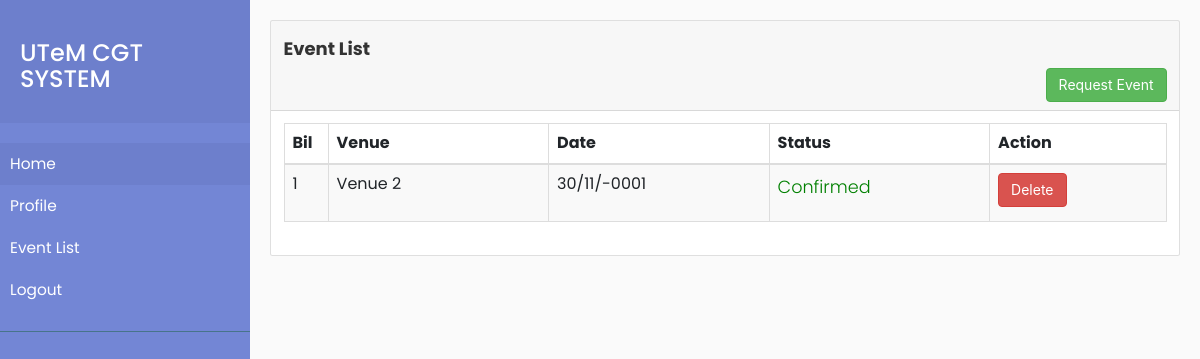
Page /dashboard.php on the committed database.
### tables this page shows
CREATE TABLE `system_settings` (
  `id` int(30) NOT NULL,
  `name` text NOT NULL,
  `email` varchar(200) NOT NULL,
  `contact` varchar(20) NOT NULL,
  `cover_img` text NOT NULL,
  `about_content` text NOT NULL
);

CREATE TABLE `venue_booking` (
  `id` int(30) NOT NULL,
  `name` text NOT NULL,
  `address` text NOT NULL,
  `email` varchar(100) NOT NULL,
  `contact` varchar(100) NOT NULL,
  `venue_id` int(30) NOT NULL,
  `date` date NOT NULL,
  `time` varchar(20) NOT NULL,
  `datetime` datetime NOT NULL,
  `status` tinyint(1) NOT NULL DEFAULT 0 COMMENT '0-for verification,1=confirmed,2=canceled'
);

CREATE TABLE `venue` (
  `id` int(30) NOT NULL,
  `venue` text NOT NULL,
  `address` text NOT NULL,
  `description` text NOT NULL,
  `rate` float NOT NULL
);

### dashboard.php (the view, shortened to what this page needs)
<?php
include('admin/db_connect.php');
$sysName = "SELECT * FROM system_settings LIMIT 1";
$rslt = $conn->query($sysName);
if($rslt->num_rows>0){
    while($row = $rslt->fetch_assoc()){
        $systemName = $row["name"];
    }
}
?>
<html>
    <head>
        <link href="//maxcdn.bootstrapcdn.com/bootstrap/3.3.0/css/bootstrap.min.css" rel="stylesheet" id="bootstrap-css">
        <?php
        include('header.php');
        ?>
        <link rel="stylesheet" href="https://maxcdn.bootstrapcdn.com/bootstrap/3.3.7/css/bootstrap.min.css">
        <link rel="stylesheet" href="style.css">
    </head>
    <body>
        <div class="wrapper">
            <nav id="sidebar">
                <div class="sidebar-header">
                    <h3><?php echo $systemName ?></h3>
                </div>
                <ul class="list-unstyled components">
                    <li class="active">
                        <a href="index.php">Home</a>
                    </li>
                    <li>
                        <a href="dashboard.php">Profile</a>
                    </li>
                    <li>
                        <a href="#">Event List</a>
                    </li>
                    <li>
                        <a href="logout.php">Logout</a>
                    </li>
                </ul>
                <ul class="list-unstyled CTAs">
                </ul>
            </nav>
            <div id="content">
                <div class="card">
                    <div class="card-header">
                        <h4><b>Event List</b></h4>
                        <div class="float-right">
                            <a href="addEvent.php" class="btn btn-success">Request Event</a>
                        </div>
                    </div>
                    <div class="card-body">
                        <table id="example" class="table table-striped table-bordered" style="width:100%">
                            <thead>
                                <tr>
                                    <th width="5%">Bil</th>
                                    <th width="25%">Venue</th>
                                    <th width="25%">Date</th>
                                    <th width="25%">Status</th>
                                    <th>Action</th>
                                </tr>
                            </thead>
                            <tbody>
                                <?php
                                $i = 0;
                                $venue = "SELECT *, a.id AS venid FROM venue_booking AS a INNER JOIN venue AS b ON a.venue_id = b.id";
                                $vrslt = $conn->query($venue);
                                if($vrslt->num_rows>0){
                                    while($vrow = $vrslt->fetch_assoc()){
                                        $i++;
                                        $venId = $vrow["venid"];
                                        $location = $vrow["venue"];
                                        $duration = date('d/m/Y', strtotime($vrow["date"]));
                                        ?>
                                        <tr>
                                            <td><?php echo $i ?></td>
                                            <td><?php echo $location ?></td>
                                            <td><?php echo $duration ?></td>
                                            <td>
                                                <?php
                                                if($stat = 1){
                                                    ?>
                                                    <p style="color: green;">Confirmed</p>
                                                    <?php
                                                }
                                                ?>
                                            </td>
                                            <td>
                                                <a href="deleteProcess.php?id=<?php echo $venId ?>" class="btn btn-danger">Delete</a>
                                            </td>
                                        </tr>
                                        <?php
                                    }
                                }
                                ?>
                            </tbody>
                        </table>
                    </div>
                </div>
            </div>
        </div>
    </body>
</html>

### style.css (style rules this page uses)
body { font-family: 'Poppins', sans-serif; background: #fafafa; }
p { font-family: 'Poppins', sans-serif; font-size: 1.1em; font-weight: 300; line-height: 1.7em; color: #999; }
a, a:hover, a:focus { color: inherit; text-decoration: none; transition: all 0.3s; }
.wrapper { display: flex; align-items: stretch; }
#sidebar { min-width: 250px; max-width: 250px; background: #7386D5; color: #fff; transition: all 0.3s; }
#sidebar .sidebar-header { padding: 20px; background: #6d7fcc; }
#sidebar ul.components { padding: 20px 0; border-bottom: 1px solid #47748b; }
#sidebar ul li a { padding: 10px; font-size: 1.1em; display: block; }
#sidebar ul li.active > a, a[aria-expanded="true"] { color: #fff; background: #6d7fcc; }
ul.CTAs { padding: 20px; }
table { width: 100% !important; border: #000 1px solid; }
#content { padding: 20px; min-height: 100vh; transition: all 0.3s; width: 100%; }

### rows in the picture
system_settings: name "UTeM CGT SYSTEM"
venue_booking: venue.venue "Venue 2", date "30/11/-0001"
